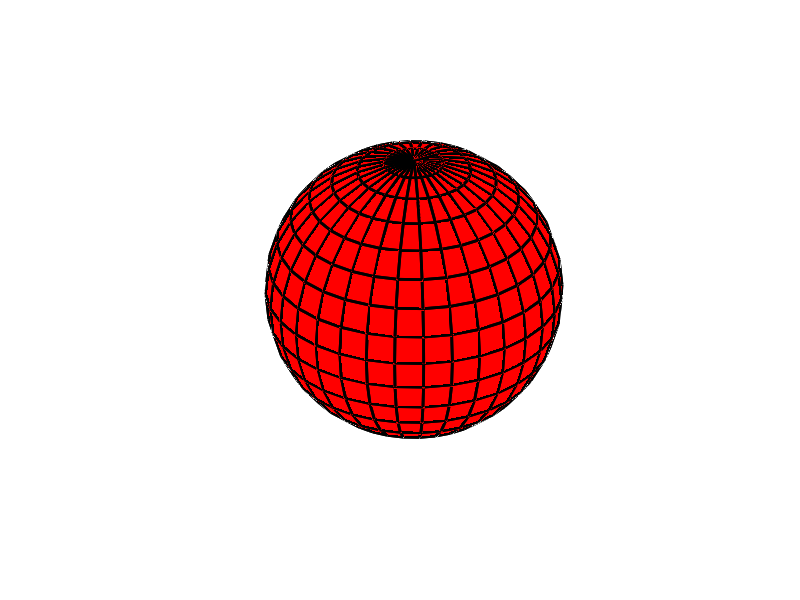
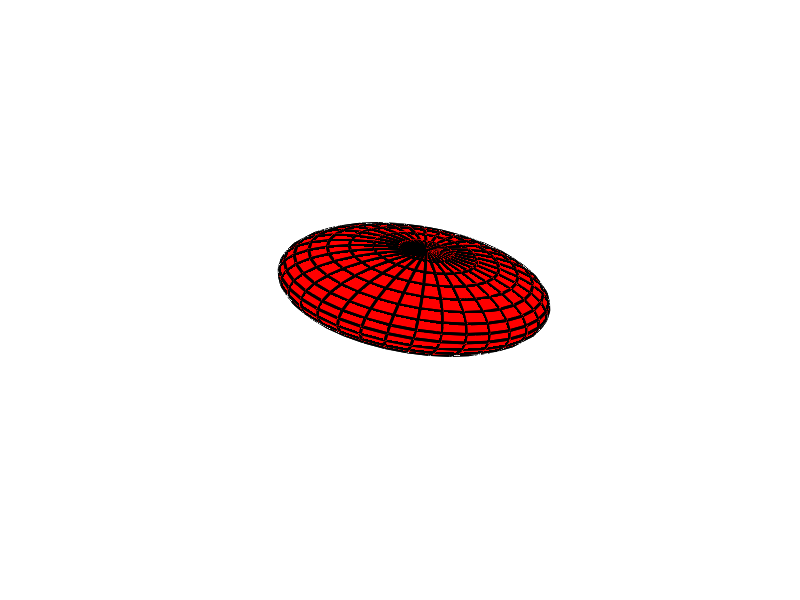
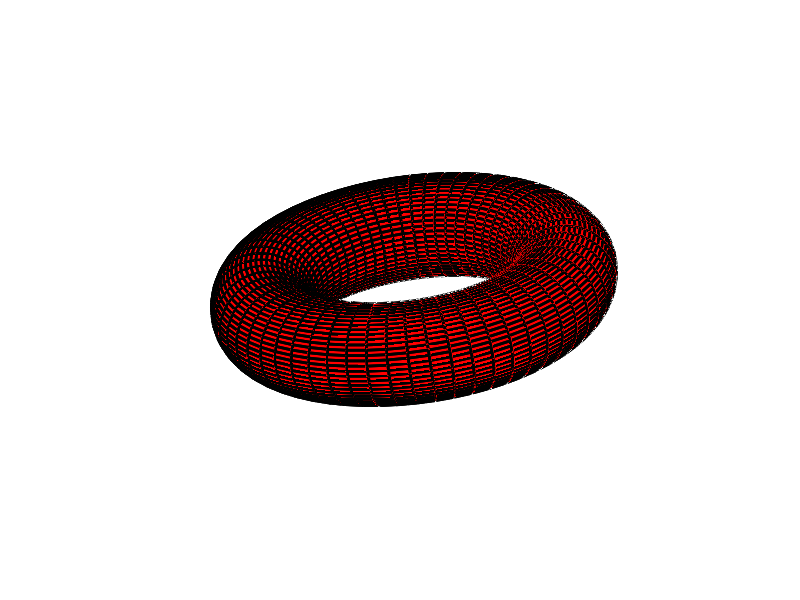
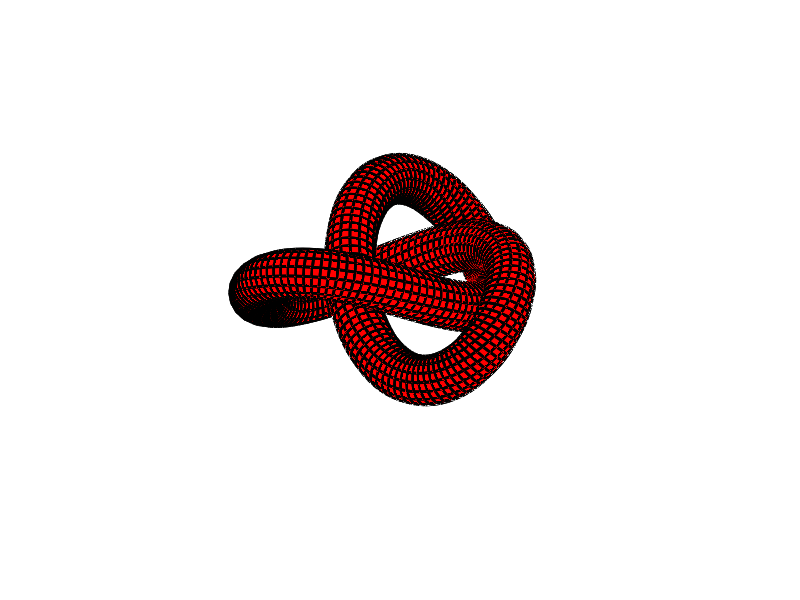

The MATLAB script that drew these images, in order:
%CREATESAMPLEMESHES  One-line description here, please.
%
%   output = createSampleMeshes(input)
%
%   Example
%   createSampleMeshes
%
%   See also
%
 
% ------
% Author: David Legland
% e-mail: david.legland@inrae.fr
% INRAE - BIA Research Unit - BIBS Platform (Nantes)
% Created: 2025-12-03,    using Matlab 25.1.0.2973910 (R2025a) Update 1
% Copyright 2025 INRAE.

%% Sphere
figure(1); clf; hold on; axis equal;
sphere = [10 20 30 40];
[v, f] = sphereMesh(sphere);
drawMesh(v, f, 'linewidth', 2);
view(3); axis('vis3d'); axis off;
print(gcf, 'sphereMesh.png', '-dpng');


%% Ellipsoid
figure(1); clf; hold on; axis equal;
elli = [50 50 50   50 30 10   30 20 10];
[v, f] = ellipsoidMesh(elli);
drawMesh(v, f, 'linewidth', 2);
view(3); axis('vis3d'); axis off;
print(gcf, 'ellipsoidMesh.png', '-dpng');


%% Torus
figure(1); clf; hold on; axis equal;
torus = [50 50 50  30 10  30 45];
[v, f] = torusMesh(torus);
drawMesh(v, f, 'linewidth', 2);
view(3); axis('vis3d'); view([150 -5]); axis off;
print(gcf, 'torusMesh.png', '-dpng');

 %% 3D curve
figure(1); clf; hold on; axis equal;
t = linspace(0, 2*pi, 200)';
x = sin(t) + 2 * sin(2 * t);
y = cos(t) - 2 * cos(2 * t);
z = -sin(3 * t);
curve = [x, y, z];
[v, f] = curveToMesh(curve, 0.5, 16);
drawMesh(v, f, 'linewidth', 2);
view(3); axis('vis3d');  axis off;
print(gcf, 'curveToMesh.png', '-dpng');


